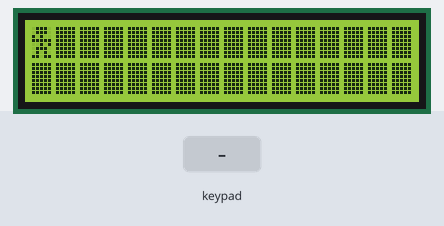
This sketch was run on a simulated Arduino Uno, built with avr-gcc and run on an emulated ATmega328P. Parts: 16×2 character LCD. The test bench sets the inputs (shaded band). Random numbers use the default seed unless the sketch sets one; what the sketch prints to the serial monitor is not drawn.

Above: at 0.9 s.
1.0 s: keypad keys 9 8 7 6 pressed 0.4 s apart
At 3.3 s:
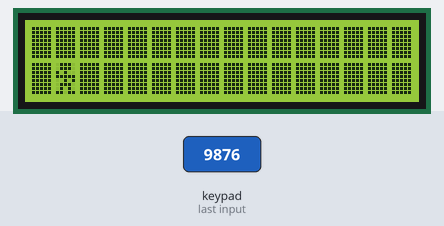
4.1 s: key '2' pressed
At 5.4 s:
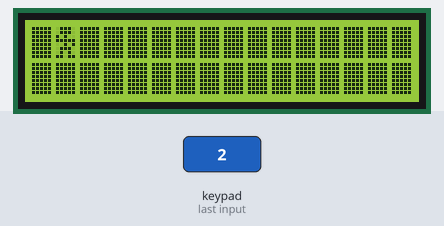
5.7 s: key '6' pressed
At 7.0 s:
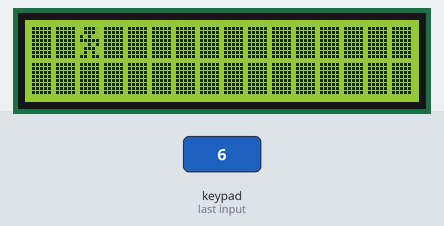
7.3 s: keypad keys 9 8 7 6 # pressed 0.4 s apart
At 9.3 s:
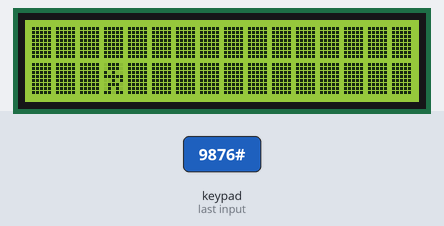
10.8 s: keypad keys 9 8 7 6 * pressed 0.4 s apart
At 13.0 s:
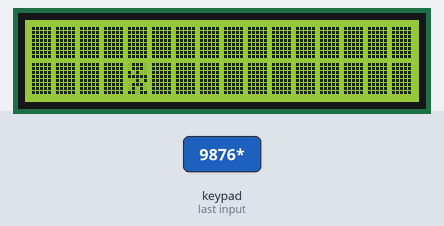
14.3 s: keypad keys 9 8 7 6 A pressed 0.4 s apart
At 16.7 s:
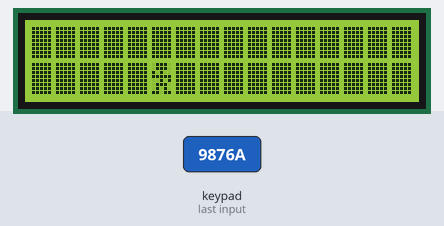
Timing chart, 0 to 18.2 s (numbered marks = the images above; inputs shaded):
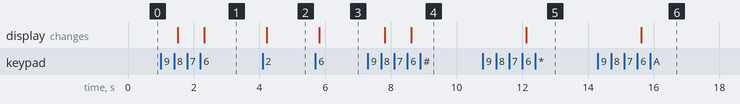

Measured:
- after the input at 1.0 s, the display: first changes after 0.52 s (image 1 shows a later state)
- after the input at 4.1 s, the display: changes after 0.12 s (image 2)
- after the input at 5.7 s, the display: changes after 0.12 s (image 3)
- after the input at 7.3 s, the display: first changes after 0.52 s (image 4 shows a later state)
- after the input at 10.8 s, the display: changes after 1.3 s (image 5)
- after the input at 14.3 s, the display: changes after 1.3 s (image 6)

The sketch:

Basic2-2.ino
```cpp
#include <Arduino_FreeRTOS.h>
#include <Wire.h>
#include <queue.h>
#include <LiquidCrystal_I2C.h>
#include <Keypad.h>
#define KEY_ROWS 4
#define KEY_COLS 4

byte minesweeper[8] = {B01110, B01110, B10100, B11111, B00101, B01110, B01010, B11011};
byte unchecked[8] = {B11111, B11111, B11111, B11111, B11111, B11111, B11111, B11111};
byte exploded[8] = {B00100, B10101, B01110, B11111, B11111, B01110, B10101, B00100};
byte succeeded[8] = {B00100, B00110, B00111, B00110, B00100, B00100, B01110, B11111};

LiquidCrystal_I2C lcd(0x3F,16,2);
QueueHandle_t Global_Queue_Handle = 0;

TaskHandle_t TaskHandle_Map;

void controlTask(void *pvParameters);
void displayTask(void *pvParameters);
void mapTask(void *pvParameters);

int mine_i = 0;
int mine_j = 0;
int mineRemoverCnt = 10;

char inputStr[9];
int passLength = 4;
int firstInput = 0;
int correct = 0;
int wrong = 0;
int count = 0;
int finish = 0;
int i, j = 0, k;
int printMode = 0;
int globalMode = 0;
int printFinish = 0;
char keymap[KEY_ROWS][KEY_COLS] = {
  {'1', '2', '3', 'A'},
  {'4', '5', '6', 'B'},
  {'7', '8', '9', 'C'},
  {'*', '0', '#', 'D'}
};
// Column pin 1~4
byte colPins[KEY_COLS] = {9, 8, 7, 6};
// Column pin 1~4
byte rowPins[KEY_ROWS] = {13, 12, 11, 10};
Keypad myKeypad = Keypad(makeKeymap(keymap), rowPins, colPins, KEY_ROWS, KEY_COLS);
char key;

void setup() {
  Serial.begin(9600);
  Global_Queue_Handle = xQueueCreate(3, sizeof(int));

  lcd.init();    // initialize LCD
  lcd.backlight();    // open LCD backlight
  lcd.createChar(0, minesweeper);
  lcd.createChar(1, unchecked);
  lcd.createChar(2, exploded);
  lcd.createChar(3, succeeded);
  lcd.setCursor(0, 0);
  lcd.write(0);

  for(i=0; i<2; i++) {
    for(j=0; j<16; j++) {
      if(i==0 && j==0){}
      else{
        lcd.setCursor(j, i);
        lcd.write(1);
      }
    }
  }

  xTaskCreate(controlTask, (const portCHAR *) "task_control", 128, NULL, 1, NULL);
  xTaskCreate(displayTask, (const portCHAR *) "task_display", 128, NULL, 1, NULL);
  xTaskCreate(mapTask, (const portCHAR *) "task_map", 128, NULL, 1, &TaskHandle_Map);

  vTaskStartScheduler();
}

void loop(){}

void controlTask(void *pvParameters) {
  (void) pvParameters;
  int dir_send_row = 0; // 0 1
  int dir_send_col = 0; // 0~15
  for(;;){

    key = myKeypad.getKey();
    if(key == '2'){ // up
      if(dir_send_row == 1){ // 2nd row
        dir_send_row -= 1;
        xQueueSend(Global_Queue_Handle, &dir_send_row, 1000);
        xQueueSend(Global_Queue_Handle, &dir_send_col, 1000);
      }
    }
    else if(key == '4'){ // left
      if(dir_send_col > 0){
        dir_send_col -= 1;
        xQueueSend(Global_Queue_Handle, &dir_send_row, 1000);
        xQueueSend(Global_Queue_Handle, &dir_send_col, 1000);
      }
    }
    else if(key == '6'){ // right
      if(dir_send_col < 15){
        dir_send_col += 1;
        xQueueSend(Global_Queue_Handle, &dir_send_row, 1000);
        xQueueSend(Global_Queue_Handle, &dir_send_col, 1000);
      }
    }
    else if(key == '8'){
      if(dir_send_row == 0){
        dir_send_row += 1;
        xQueueSend(Global_Queue_Handle, &dir_send_row, 1000);
        xQueueSend(Global_Queue_Handle, &dir_send_col, 1000);
      }
    }
    else if(key == '5'){

    }

  }
}

void displayTask(void *pvParameters) {
  (void) pvParameters;
  int dir_recv_row = 0; //  0~15 16~31
  int dir_recv_col = 0;

  for(;;){
    if(xQueueReceive(Global_Queue_Handle, &dir_recv_row, 1000) && xQueueReceive(Global_Queue_Handle, &dir_recv_col, 1000)){
      lcd.clear();
      Serial.print("row:");
      Serial.print(dir_recv_row);
      Serial.print("   col:");
      Serial.println(dir_recv_col);
      lcd.setCursor(dir_recv_col, dir_recv_row);  // setting cursor
      lcd.write(0);
      for(i=0; i<2; i++){
        for(j=0; j<16; j++){
          if(i==dir_recv_row && j==dir_recv_col){}
          else{
            lcd.setCursor(j, i);
            lcd.write(1);
          }
        }
      }
    }
  }
}

void mapTask(void *pvParameters) {
  (void) pvParameters;
  for(;;){
    mine_i = random(0, 2);
    mine_j = random(0, 16);
    vTaskSuspend(TaskHandle_Map);
  }
}
```
